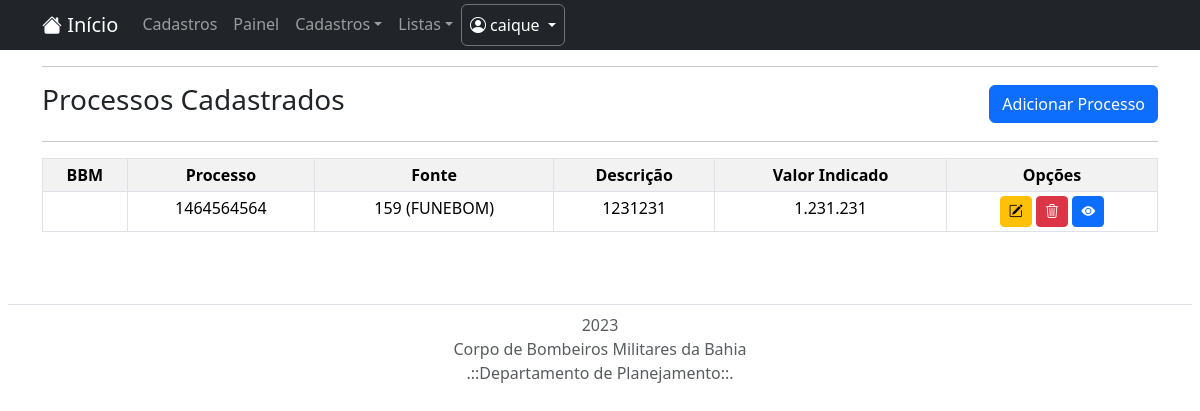
Page /lista/processo/ (signed in) on the earlier database version.
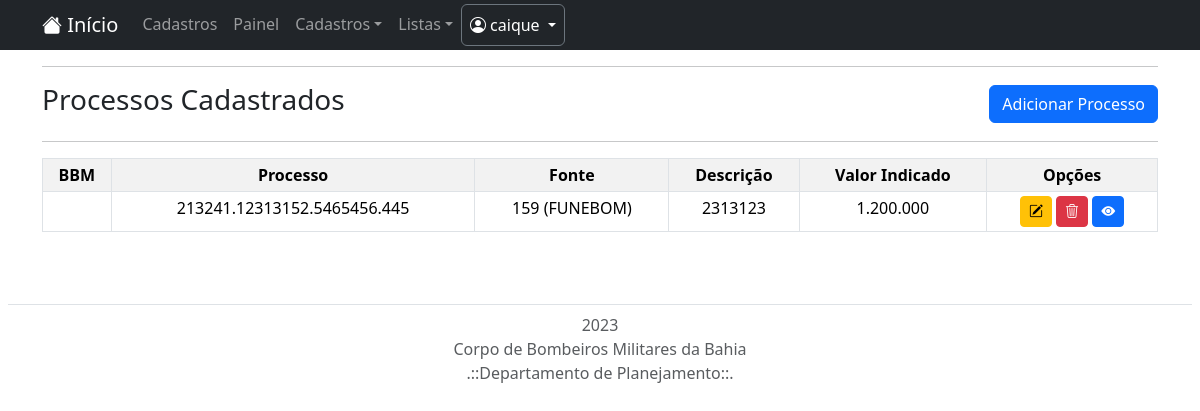
Same page on the later database version.
### cadastro/models.py (models this page shows, shortened)
class Processos(models.Model):
    processo = models.CharField(max_length=150, verbose_name="Nº do Processo SEi")
    bbm2 = models.ForeignKey(BBM, on_delete=models.PROTECT, verbose_name="BBM")
    fonte2 = models.ForeignKey(Fonte, on_delete=models.PROTECT, verbose_name="Fonte")
    paoe2 = models.ForeignKey(Paoe, on_delete=models.PROTECT, verbose_name="PAOE")
    elemento2 = models.ForeignKey(Elemento, on_delete=models.PROTECT, verbose_name="Elemento", blank=True, null=True)
    usuario = models.ForeignKey(User, on_delete=models.PROTECT,)
    data_da_indicação = models.DateField(verbose_name="Data")
    valor_solicitado_ind = models.CharField(max_length=2000, verbose_name="Valor Solicitado", default="R$0,00", )
    valor_ind = models.CharField(max_length=2000, verbose_name="Valor da Indicação", default="R$0,00")
    descricao = models.CharField(max_length=150, verbose_name="Descrição")
    contrato = models.CharField(max_length=150, verbose_name="Contrato", blank=True, null=True)
    campo = models.ForeignKey(Campo, on_delete=models.PROTECT)

class Fonte(models.Model):
    fonte = models.DecimalField(verbose_name="Fonte", max_digits=3, decimal_places=0)
    desc_fonte = models.CharField(max_length=150, verbose_name="Descrição da fonte" )
    class Meta:
        constraints = [
            models.UniqueConstraint(fields=['fonte'], name='fonte repetida')
        ]
    def __str__(self):
        return "{} ({})".format(self.fonte, self.desc_fonte)

### cadastro/views.py (the view)
# urls.py: path('lista/processo/', ProcessosList.as_view(), name='listar-processo'),
class ProcessosList (LoginRequiredMixin, ListView):
    login_url = reverse_lazy('login')
    model = Processos
    template_name = 'cadastros/listas/processos.html'

### cadastro/templates/cadastros/listas/processos.html (shortened to what this page needs)
{% extends 'paginas/modelo.html' %}
{% load static %}
{% block conteudo %}
<div class="container">
    <hr>
    <div class="d-md-flex flex-md-row-reverse align-items-center justify-content-between">
        <div class="mb-3 mb-md-0 d-flex text-nowrap ">
        <a href="{% url 'cadastrar-processo' %}" class="btn btn-primary btn-md rounded-2" title="Cadastrar novo processo">Adicionar Processo</a>
        </div>
        <h3>Processos Cadastrados</h3>
    </div>
</div>
<div class = 'container'>
    <hr>
    <table border=1 class="table table-striped table-hover table-bordered table-sm">
        <tr align="center">
            <th>BBM</th>
            <th>Processo</th>
            <th>Fonte</th>
            <th>Descrição</th>
            <th>Valor Indicado</th>
            <th>Opções</th>
        </tr>
        {% for Processos in object_list %}
        <tr>
            <td align="center">{{ Processos.bbm2 }}</td>
            <td align="center">{{ Processos.processo }}</td>
            <td align="center">{{ Processos.fonte2 }}</td>
            <td align="center">{{ Processos.descricao }} </td>
            <td align="center">{{ Processos.valor_ind }} </td>
            <td align="center">
                <a href="{% url 'editar-processo' Processos.pk %}" class="btn btn-warning btn-sm" title="Editar">
                    <i class="bi bi-pencil-square" aria-hidden="true"></i>
                </a>
                <a href="{% url 'excluir-processo' Processos.pk %}" class="btn btn-danger btn-sm" title="Excluir">
                    <i class="bi bi-trash3" aria-hidden="true"></i>
                </a>
                <a href="" class="btn btn-primary btn-sm" title="Visualizar">
                    <i class="bi bi-eye-fill"></i>
                </a>
            </td>
        </tr>
        {% empty %}
        <tr class="text-center">
            <td colspan="5" class="text-dark bg-light"> Nenhum campo registrado.</td>
        </tr>
        {% endfor %}
    </table>
</div>
{% endblock %}

Differences in the rows shown:
changed Processos "159 (FUNEBOM)": processo "1464564564" → "213241.12313152.5465456.445"; descricao "1231231" → "2313123"; valor_ind "1.231.231" → "1.200.000"
